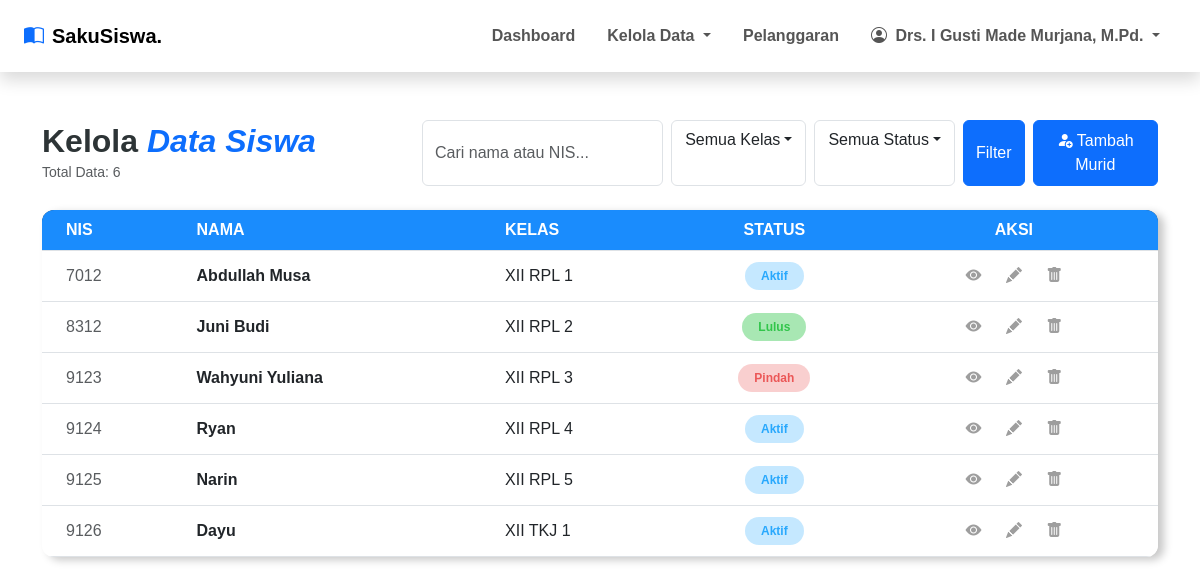
Page /pages/siswa/list.php (signed in) on the committed database.
### tables this page shows
CREATE TABLE `siswa` (
  `nis` char(5) DEFAULT NULL,
  `nama_siswa` varchar(50) DEFAULT NULL,
  `jenis_kelamin` enum('Laki - Laki','Perempuan') DEFAULT NULL,
  `alamat` varchar(100) DEFAULT NULL,
  `password` varchar(70) DEFAULT NULL,
  `status` enum('aktif','tidak_aktif','lulus','pindah') DEFAULT NULL,
  `id_ortu_wali` int(5) DEFAULT NULL,
  `id_kelas` int(3) DEFAULT NULL
);

CREATE TABLE `tingkat` (
  `id_tingkat` int(1) NOT NULL,
  `tingkat` varchar(6) DEFAULT NULL
);

CREATE TABLE `program_keahlian` (
  `id_program_keahlian` int(2) NOT NULL,
  `program_keahlian` varchar(6) DEFAULT NULL,
  `deskripsi` varchar(50) DEFAULT NULL
);

CREATE TABLE `kelas` (
  `id_kelas` int(3) NOT NULL,
  `id_tingkat` int(11) DEFAULT NULL,
  `id_program_keahlian` int(11) DEFAULT NULL,
  `rombel` int(11) DEFAULT NULL,
  `kode_guru` char(8) DEFAULT NULL
);

### pages/siswa/list.php (the view, shortened to what this page needs)
<?php
include ROOTPATH . "/config/config.php";
include ROOTPATH . "/includes/header.php";
$result = mysqli_query($conn, "SELECT * FROM siswa
JOIN kelas USING(id_kelas)
JOIN tingkat USING(id_tingkat)
JOIN program_keahlian USING(id_program_keahlian)");
$total_siswa = mysqli_num_rows($result);
?>
<div class="container py-5">
    <div class="row align-items-center mb-4">
        <div class="col-md-4">
            <h2 class="main-title mb-0" style="color: #2d3436; font-weight: 700;">
                Kelola <span class="text-primary fst-italic">Data Siswa</span>
            </h2>
            <small class="text-muted">Total Data: <?php echo $total_siswa ?></small>
        </div>
        <div class="col-md-8">
            <form action="" method="POST" class="d-flex justify-content-md-end gap-2">
                <input type="text" class="form-control w-50" placeholder="Cari nama atau NIS..." name="nama">
                <div class="dropdown w-25 border rounded">
                    <button class="btn dropdown-toggle-filter dropdown-toggle w-100" type="button">Semua Kelas</button>
                </div>
                <div class="dropdown w-25 border rounded">
                    <button class="btn dropdown-toggle-filter dropdown-toggle w-100" type="button">Semua Status</button>
                </div>
                <button type="submit" class="btn btn-primary">Filter</button>
                <a href="add.php" class="btn btn-primary w-25 py-2"><i class="bi bi-person-fill-add me-1"></i>Tambah Murid</a>
            </form>
        </div>
    </div>
    <div class="table-container">
        <div class="table-responsive">
            <table class="table table-hover align-middle mb-0">
                <thead class="table-dark-custom">
                    <tr>
                        <th class="py-2 ps-4">NIS</th>
                        <th>NAMA</th>
                        <th>KELAS</th>
                        <th class="text-center">STATUS</th>
                        <th class="text-center">AKSI</th>
                    </tr>
                </thead>
                <tbody>
                    <?php foreach($result as $total_siswa): ?>
                        <tr>
                            <td class="ps-4 text-muted"><?= $total_siswa['nis']?></td>
                            <td class="fw-semibold"><?= $total_siswa['nama_siswa']?></td>
                            <td><?= htmlspecialchars($total_siswa['tingkat'] . ' ' . $total_siswa['program_keahlian'] . ' ' . $total_siswa['rombel'] ) ?></td>
                            <td class="text-center">
                                <?php
                                if($total_siswa['status'] == 'aktif') {
                                    echo '<span class="badge rounded-pill badge-aktif px-3 py-2">Aktif</span>';
                                } elseif($total_siswa['status'] == 'lulus') {
                                    echo '<span class="badge rounded-pill badge-lulus px-3 py-2">Lulus</span>';
                                } else {
                                    echo '<span class="badge rounded-pill badge-pindah px-3 py-2">Pindah</span>';
                                }
                                ?>
                            </td>
                            <td class="text-center">
                                <button class="btn-action btn-detail" title="Detail"><i class="bi bi-eye-fill"></i></button>
                                <button class="btn-action btn-edit" title="Edit"><i class="bi bi-pencil-fill"></i></button>
                                <button class="btn-action btn-delete" title="Hapus"><i class="bi bi-trash-fill"></i></button>
                            </td>
                        </tr>
                    <?php endforeach; ?>
                </tbody>
            </table>
        </div>
    </div>
</div>
<?php include '../../includes/footer.php'; ?>

### includes/header.php (shortened to what this page needs)
<!DOCTYPE html>
<html lang="en">
<head>
    <link rel="stylesheet" href="/SistemPoin/assets/css/style.css">
    <link href="https://cdn.jsdelivr.net/npm/bootstrap@5.3.0/dist/css/bootstrap.min.css" rel="stylesheet">
    <link rel="stylesheet" href="https://cdn.jsdelivr.net/npm/bootstrap-icons@1.11.0/font/bootstrap-icons.css">
</head>
<body>
<nav class="navbar navbar-expand-lg sticky-top bg-white py-3 shadow">
    <div class="container-fluid px-4"> <a class="navbar-brand fw-bold" href="/SistemPoin/pages/dashboard.php">
            <i class="bi bi-book-half text-primary me-2"></i>SakuSiswa.
        </a>
        <div class="collapse navbar-collapse" id="navbarNav">
            <ul class="navbar-nav ms-auto align-items-center">
                <li class="nav-item">
                    <a class="nav-link active" href="/SistemPoin/pages/dashboard.php">Dashboard</a>
                </li>
                <?php if ($_SESSION['role'] == 'guru') : ?>
                <li class="nav-item dropdown">
                    <a class="nav-link dropdown-toggle" href="#" id="navbarDropdown" data-bs-toggle="dropdown">
                        Kelola Data
                    </a>
                </li>
                <li class="nav-item">
                    <a class="nav-link" href="#">Pelanggaran</a>
                </li>
                <?php endif; ?>
                <li class="nav-item dropdown">
                    <a class="nav-link dropdown-toggle fw-bold text-primary" href="#" id="profileDropdown" data-bs-toggle="dropdown">
                        <i class="bi bi-person-circle me-1"></i>
                        <?php echo ($_SESSION['role'] == 'guru') ? $_SESSION['nama_pengguna'] : $_SESSION['nama_siswa']; ?>
                    </a>
                </li>
            </ul>
        </div>
    </div>
</nav>

### includes/footer.php (shortened to what this page needs)
</body>
</html>

### assets/css/style.css (style rules this page uses)
.dropdown-toggle-filter { border: 1px solid #dee2e6; background: white; display: flex; justify-content: space-between; align-items: center; }
.table-container { background: #ffffff; border-radius: 12px; overflow: hidden; box-shadow: rgba(0, 0, 0, 0.219) 6px 3px 8px !important; }
.table-dark-custom { background-color: #1a374d !important; color: white !important; }
.badge-aktif { background-color: #28a8fd44 !important; color: #28a8fd !important; }
.badge-lulus { background-color: #31c54a6b !important; color: #31c54a !important; }
.badge-pindah { background-color: #eb575749 !important; color: #eb5757 !important; }
.btn-action { color: #9e9e9e; transition: all 0.3s ease; background: none; border: none; padding: 5px 10px; }
th { background-color: #1a8cfd !important; color: white !important; }
.btn { transition: all 0.4s ease-in-out !important; }

### includes/header.php (style rules this page uses)
body { font-family: 'Poppins', sans-serif; }
.navbar-nav { margin: 0; padding: 0; }
.nav-link { font-weight: 600; color: #555 !important; padding: 0.5rem 1rem !important; transition: all 0.3s ease-in-out; position: relative; }

### rows in the picture
siswa: nis "7012", nama_siswa "Abdullah Musa", tingkat.tingkat "XII RPL 1", status "Aktif"
siswa: nis "8312", nama_siswa "Juni Budi", tingkat.tingkat "XII RPL 2", status "Lulus"
siswa: nis "9123", nama_siswa "Wahyuni Yuliana", tingkat.tingkat "XII RPL 3", status "Pindah"
siswa: nis "9124", nama_siswa "Ryan", tingkat.tingkat "XII RPL 4", status "Aktif"
siswa: nis "9125", nama_siswa "Narin", tingkat.tingkat "XII RPL 5", status "Aktif"
siswa: nis "9126", nama_siswa "Dayu", tingkat.tingkat "XII TKJ 1", status "Aktif"

### other values in the picture
$_SESSION['nama_pengguna'] "Drs. I Gusti Made Murjana, M.Pd."
$total_siswa "6"
